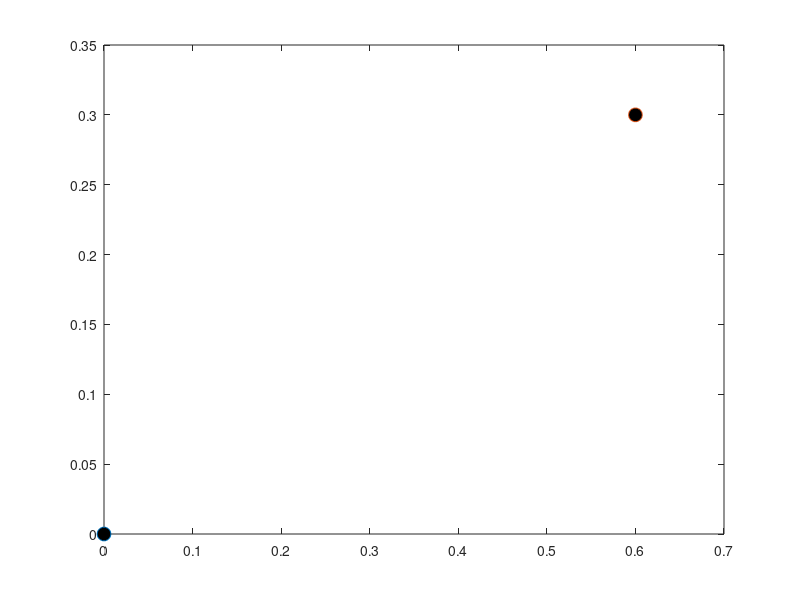

Source code (MATLAB): (Note: this script raises an error after producing the figure.)
clc;
close all;
clear all;
% import functions folder
addpath(genpath('functions'))

%% Initialization
x = [0 0];      % actual point
y = [0.6 0.3];  % target point
theta = pi/4;   % actual orientation 
alpha = 0.1;    % cone transparency
R = sqrt(0.6*0.6 +0.5*0.5)+0.01;          % varonoi cell radius

figure(1)
plot(x(1), x(2), 'o', 'MarkerSize', 10, 'MarkerFaceColor', 'k')
hold on
plot(y(1), y(2), 'o', 'MarkerSize', 10, 'MarkerFaceColor', 'k')
for i=1:2

  [cone, len_cone] = feedback_motion_prediction_chute(theta, x, y);
  voronoi_cell_points = circle(x(1), x(2), R);
  voronoi_cell = polyshape(voronoi_cell_points(:,1), voronoi_cell_points(:,2));

  % Do different plots in case of polyshape or line
  if len_cone > 2 % if cone is a polyshape
    plot(cone, 'FaceAlpha', alpha, 'FaceColor', 'r')
  else
    plot(cone(:,1), cone(:,2), 'r-'); % if cone is a line
  end
  plot(voronoi_cell, 'FaceAlpha', alpha, 'FaceColor', 'b')

  xlim([-1 1])
  ylim([-1 1])
  axis equal

  % y = [0.3 0.15];
  % x = x + [0.2 0.15];
  % theta = theta - pi/50;
  % alpha = alpha + 0.1;
end

%% Check intersect
intersec_area = intersect(voronoi_cell, cone);
out_area = subtract(cone, voronoi_cell);

if len_cone ~= -1 % if cone is a polyshape
  len_intersec = size(intersec_area.Vertices, 1);
  if len_cone ~= len_intersec % cone outside voronoi
    inside = 0;
  else
    inside = 1;
  end
else              % if cone is a segment
  inside = 1;
end

fprintf('Inside: %d\n', inside);


if inside == 0
  % If the cone goes outside the voronoi cell, then move the target point closer to the starting one of a quanty equal to how much the cone goes outside
  [~, delta] = incircle(out_area.Vertices(:,1), out_area.Vertices(:,2)); % radius of the motion of the point
  theta2 = atan2(y(2) - x(2), y(1) - x(1)); % direction between the target point and the agent position
  y2 = y - 2*delta*[cos(theta2) sin(theta2)]; % new target point
  [cone, len_cone] = feedback_motion_prediction_chute(theta, x, y2); % new cone

  plot(cone, 'FaceAlpha', alpha, 'FaceColor', 'r')
  plot(voronoi_cell, 'FaceAlpha', alpha, 'FaceColor', 'b')
  plot(y2(1), y2(2), 'o', 'MarkerSize', 10, 'MarkerFaceColor', 'k')

  xlim([-1 1])
  ylim([-1 1])
  axis equal
  hold off
end
